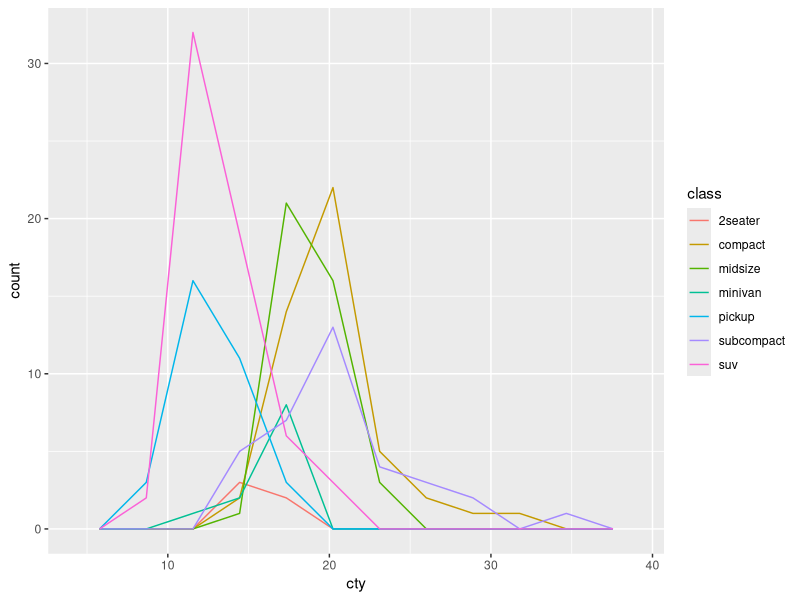
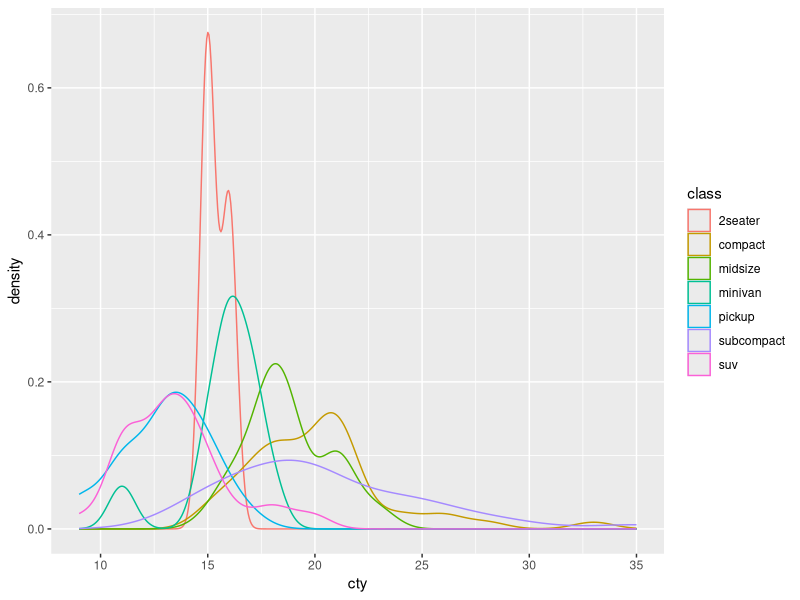
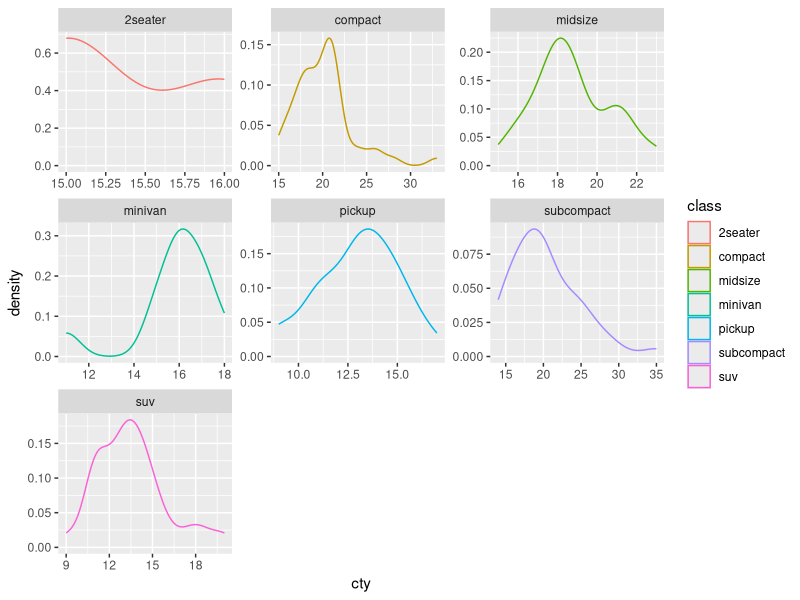
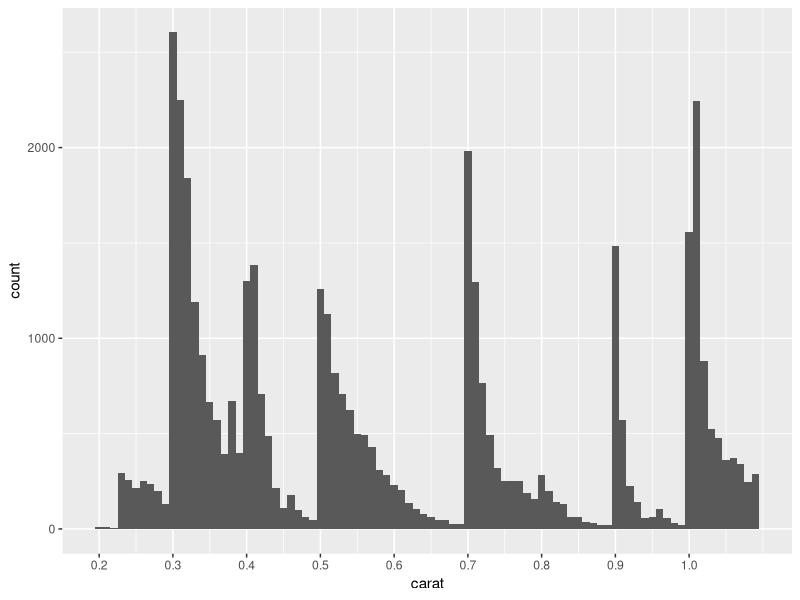

These figures' R source, in order:
## ---- chunk 1
# knitr options
knitr::opts_chunk$set(echo = TRUE)
## ---- chunk 2
library(tidyverse)

## ---- chunk 3
## NOTE: No need to modify
mpg %>%
  ggplot(aes(cty, color = class)) +
  geom_freqpoly(bins = 10)
## ---- chunk 4
## NOTE: No need to modify
mpg %>%
  ggplot(aes(cty, color = class)) +
  geom_density()
## ---- chunk 5
mpg %>%
  ggplot(aes(cty, color = class)) +
  geom_density() +
  facet_wrap( ~class, scales="free")
## ---- chunk 6
## TODO: Run this chunk; play with differnet bin widths
diamonds %>%
  filter(carat < 1.1) %>%

  ggplot(aes(carat)) +
  geom_histogram(binwidth = 0.01, boundary = 0.005) +
  scale_x_continuous(
    breaks = seq(0, 1, by = 0.1)

  )
